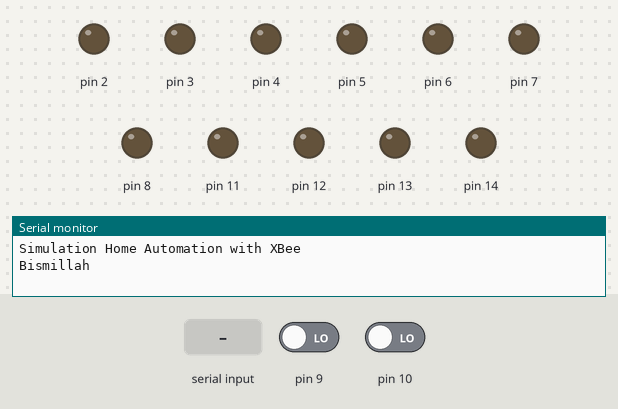
This sketch was run on a simulated Arduino Uno, built with avr-gcc and run on an emulated ATmega328P. Shown: output pins drawn as LEDs (lit = HIGH), the last lines printed to the serial monitor. The inputs (shaded band) are chosen by the test bench; at power-on: pin 9 LOW, pin 10 LOW.

Above: at 1.2 s.
1.3 s: "1" received over Serial
At 2.2 s:
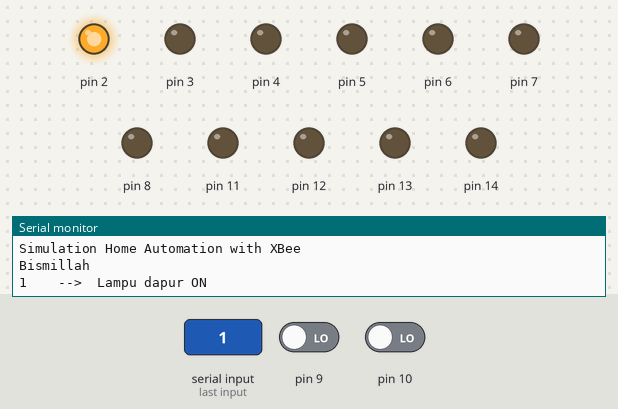
2.8 s: "2" received over Serial
At 3.3 s:
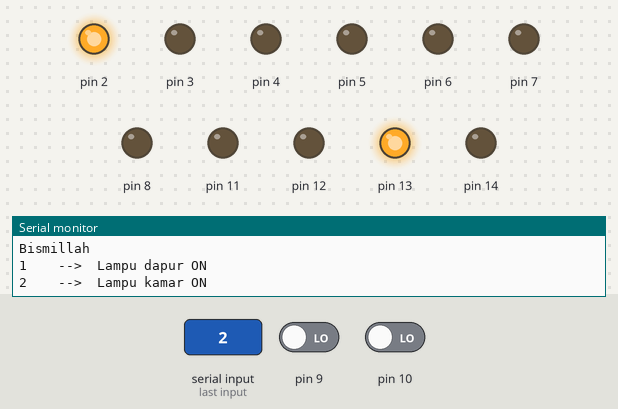
4.3 s: "3" received over Serial
At 5.5 s:
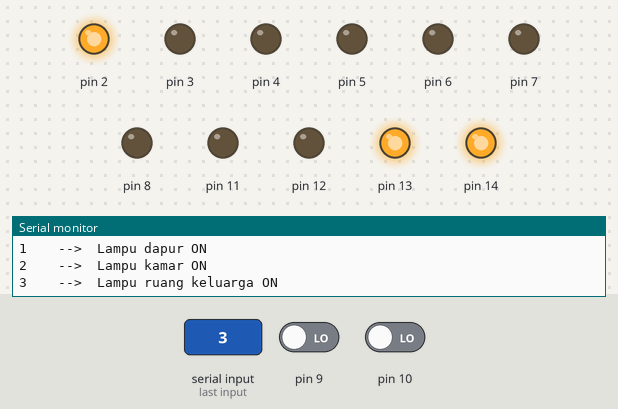
5.8 s: "4" received over Serial
At 6.8 s:
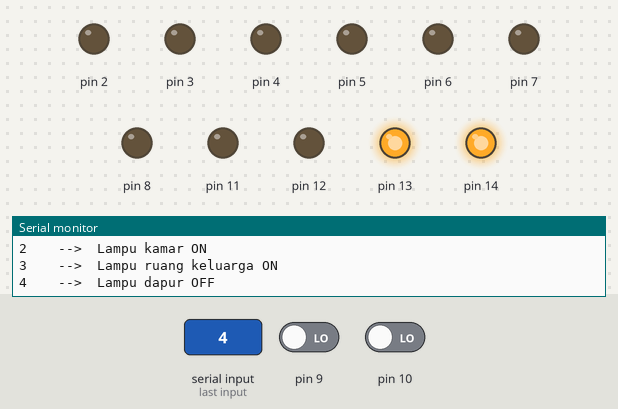
7.3 s: "5" received over Serial
At 8.0 s:
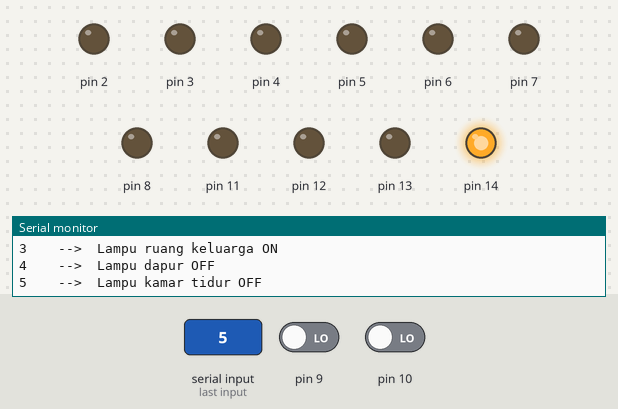
8.8 s: "7" received over Serial
At 9.1 s:
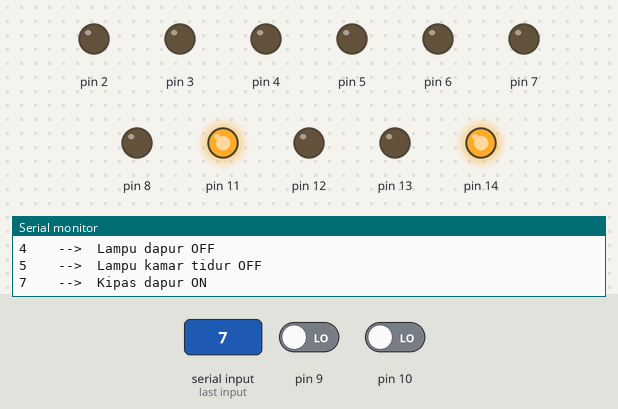
Timing chart, 0 to 11.3 s (numbered marks = the images above; inputs shaded):
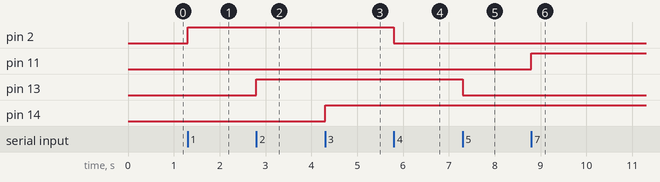

The sketch:

HomeSystem.ino
```cpp
void setup() {
  Serial.begin(9600);
  for(int i = 2;i<=8;i++){
    pinMode(i,OUTPUT);
  }
  pinMode(9,INPUT);
  pinMode(10,INPUT);
  pinMode(11,OUTPUT);
  pinMode(12,OUTPUT);
  pinMode(13,OUTPUT);
  pinMode(14,OUTPUT);
  Serial.print("Simulation Home Automation with XBee");
  Serial.println();
  Serial.println("Bismillah");
  Serial.println();
}

int i,state = 0;
int high9 = 0, high10 = 0;
int DataCheck = 0;

void loop() {
 if(Serial.available())
  {
    char data = Serial.read();
    Serial.print(data);
    Serial.print("    -->  ");

    if(data == '1'){DataCheck = 1; digitalWrite(2, HIGH); Serial.println("Lampu dapur ON");}
    if(data == '2'){DataCheck = 1; digitalWrite(13, HIGH); Serial.println("Lampu kamar ON");}
    if(data == '3'){DataCheck = 1; digitalWrite(14, HIGH); Serial.println("Lampu ruang keluarga ON");}
    if(data == '4'){DataCheck = 1; digitalWrite(2, LOW); Serial.println("Lampu dapur OFF");}
    if(data == '5'){DataCheck = 1; digitalWrite(13, LOW); Serial.println("Lampu kamar tidur OFF");}
    if(data == '6'){DataCheck = 1; digitalWrite(14, LOW); Serial.println("Lampu ruang keluarga OFF");}

    if(data == '7'){DataCheck = 1; digitalWrite(12, LOW);digitalWrite(11, HIGH); Serial.println("Kipas dapur ON");}
    if(data == '8'){DataCheck = 1; digitalWrite(6, LOW);digitalWrite(5, HIGH); Serial.println("Kipas kamar tidur ON");}
    if(data == '9'){DataCheck = 1; digitalWrite(7, LOW);digitalWrite(8, HIGH); Serial.println("Kipas ruang keluarga ON");}
    if(data == '*'){DataCheck = 1; digitalWrite(12, LOW);digitalWrite(11,  LOW); Serial.println("Kipas dapur OFF");}
    if(data == '0'){DataCheck = 1; digitalWrite(6, LOW);digitalWrite(5, LOW); Serial.println("Kipas kamar tidur OFF");}
    if(data == '#'){DataCheck = 1; digitalWrite(7, LOW);digitalWrite(8,  LOW); Serial.println("Kipas ruang keluarga OFF");}
    if(DataCheck == 0){Serial.println("Perintah Wrong. Silakan di Again !!! ");}
    Serial.println();
    DataCheck = 0;
  }

 if(digitalRead(9)==1 && high9 ==0){
  Serial.print(91);
  Serial.println("    -->  GAS DETECTED");
  Serial.println();
  high9 = 1;
 }
 else if(digitalRead(9)==0 && high9 == 1){
  Serial.print(90);
  Serial.println("    -->  GAS NOT DETECTED");
  Serial.println();
  high9 = 0;
 }
 else if(digitalRead(10)==1 && high10 ==0){
  Serial.print(101);
  Serial.println("    -->  FLAME DETECTED");
  Serial.println();
  high10 = 1;
 }
 else if(digitalRead(10)==0 && high10 == 1){
  Serial.print(100);
  Serial.println("    -->  FLAME NOT DETECTED");
  Serial.println();
  high10 = 0;
 }
}
```

Measured:
- after the input at 1.3 s, pin 2: LOW → HIGH at once
- after the input at 2.8 s, pin 13: LOW → HIGH at once
- after the input at 4.3 s, pin 14: LOW → HIGH at once
- after the input at 5.8 s, pin 2: HIGH → LOW at once
- after the input at 7.3 s, pin 13: HIGH → LOW at once
- after the input at 8.8 s, pin 11: LOW → HIGH at once
